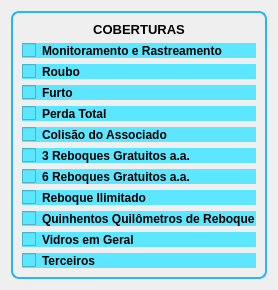
            <widget class="QFrame" name="frame_coverages_outside">
             <property name="minimumSize">
              <size>
               <width>150</width>
               <height>0</height>
              </size>
             </property>
             <property name="maximumSize">
              <size>
               <width>300</width>
               <height>16777215</height>
              </size>
             </property>
             <property name="styleSheet">
              <string notr="true">background-image: url(./background-blue-1715x980.jpg);
border-radius: 8px;</string>
             </property>
             <property name="frameShape">
              <enum>QFrame::StyledPanel</enum>
             </property>
             <property name="frameShadow">
              <enum>QFrame::Raised</enum>
             </property>
             <layout class="QVBoxLayout" name="verticalLayout_4">
              <item>
               <widget class="QFrame" name="frame_coverages_inside">
                <property name="minimumSize">
                 <size>
                  <width>50</width>
                  <height>50</height>
                 </size>
                </property>
                <property name="styleSheet">
                 <string notr="true">QFrame{
	border: 2px solid rgb(36, 183, 253);
	border-radius: 8px;
}</string>
                </property>
                <property name="frameShape">
                 <enum>QFrame::StyledPanel</enum>
                </property>
                <property name="frameShadow">
                 <enum>QFrame::Raised</enum>
                </property>
                <layout class="QVBoxLayout" name="verticalLayout">
                 <item>
                  <widget class="QLabel" name="label_coverage">
                   <property name="minimumSize">
                    <size>
                     <width>0</width>
                     <height>0</height>
                    </size>
                   </property>
                   <property name="maximumSize">
                    <size>
                     <width>16777215</width>
                     <height>20</height>
                    </size>
                   </property>
                   <property name="font">
                    <font>
                     <family>Segoe UI</family>
                     <pointsize>10</pointsize>
                     <weight>75</weight>
                     <bold>true</bold>
                    </font>
                   </property>
                   <property name="styleSheet">
                    <string notr="true">border: no-border</string>
                   </property>
                   <property name="text">
                    <string>COBERTURAS</string>
                   </property>
                   <property name="alignment">
                    <set>Qt::AlignCenter</set>
                   </property>
                  </widget>
                 </item>
                 <item>
                  <widget class="QCheckBox" name="checkBox_monitoring">
                   <property name="font">
                    <font>
                     <family>Segoe UI</family>
                     <weight>75</weight>
                     <bold>true</bold>
                    </font>
                   </property>
                   <property name="styleSheet">
                    <string notr="true">QCheckBox{
	background-color: rgb(92, 230, 255);
}
QCheckBox:hover{
	color: rgb(0, 0, 255);
}</string>
                   </property>
                   <property name="text">
                    <string>Monitoramento e Rastreamento</string>
                   </property>
                  </widget>
                 </item>
                 <item>
                  <widget class="QCheckBox" name="checkBox_robbery">
                   <property name="font">
                    <font>
                     <family>Segoe UI</family>
                     <weight>75</weight>
                     <bold>true</bold>
                    </font>
                   </property>
                   <property name="styleSheet">
                    <string notr="true">QCheckBox{
	background-color: rgb(92, 230, 255);
}
QCheckBox:hover{
	color: rgb(0, 0, 255);
}</string>
                   </property>
                   <property name="text">
                    <string>Roubo</string>
                   </property>
                  </widget>
                 </item>
                 <item>
                  <widget class="QCheckBox" name="checkBox_theft">
                   <property name="font">
                    <font>
                     <family>Segoe UI</family>
                     <weight>75</weight>
                     <bold>true</bold>
                    </font>
                   </property>
                   <property name="styleSheet">
                    <string notr="true">QCheckBox{
	background-color: rgb(92, 230, 255);
}
QCheckBox:hover{
	color: rgb(0, 0, 255);
}</string>
                   </property>
                   <property name="text">
                    <string>Furto</string>
                   </property>
                  </widget>
                 </item>
                 <item>
                  <widget class="QCheckBox" name="checkBox_pt">
                   <property name="font">
                    <font>
                     <family>Segoe UI</family>
                     <weight>75</weight>
                     <bold>true</bold>
                    </font>
                   </property>
                   <property name="styleSheet">
                    <string notr="true">QCheckBox{
	background-color: rgb(92, 230, 255);
}
QCheckBox:hover{
	color: rgb(0, 0, 255);
}</string>
                   </property>
                   <property name="text">
                    <string>Perda Total</string>
                   </property>
                  </widget>
                 </item>
                 <item>
                  <widget class="QCheckBox" name="checkBox_collision">
                   <property name="font">
                    <font>
                     <family>Segoe UI</family>
                     <weight>75</weight>
                     <bold>true</bold>
                    </font>
                   </property>
                   <property name="styleSheet">
                    <string notr="true">QCheckBox{
	background-color: rgb(92, 230, 255);
}
QCheckBox:hover{
	color: rgb(0, 0, 255);
}</string>
                   </property>
                   <property name="text">
                    <string>Colisão do Associado</string>
                   </property>
                  </widget>
                 </item>
                 <item>
                  <widget class="QCheckBox" name="checkBox_winch3">
                   <property name="font">
                    <font>
                     <family>Segoe UI</family>
                     <weight>75</weight>
                     <bold>true</bold>
                    </font>
                   </property>
                   <property name="styleSheet">
                    <string notr="true">QCheckBox{
	background-color: rgb(92, 230, 255);
}
QCheckBox:hover{
	color: rgb(0, 0, 255);
}</string>
                   </property>
                   <property name="text">
                    <string>3 Reboques Gratuitos a.a.</string>
                   </property>
                  </widget>
                 </item>
                 <item>
                  <widget class="QCheckBox" name="checkBox_winch6">
                   <property name="font">
                    <font>
                     <family>Segoe UI</family>
                     <weight>75</weight>
                     <bold>true</bold>
                    </font>
                   </property>
                   <property name="styleSheet">
                    <string notr="true">QCheckBox{
	background-color: rgb(92, 230, 255);
}
QCheckBox:hover{
	color: rgb(0, 0, 255);
}</string>
                   </property>
                   <property name="text">
                    <string>6 Reboques Gratuitos a.a.</string>
                   </property>
                  </widget>
                 </item>
                 <item>
                  <widget class="QCheckBox" name="checkBox_unlimited_winch">
                   <property name="font">
                    <font>
                     <family>Segoe UI</family>
                     <weight>75</weight>
                     <bold>true</bold>
                    </font>
                   </property>
                   <property name="styleSheet">
                    <string notr="true">QCheckBox{
	background-color: rgb(92, 230, 255);
}
QCheckBox:hover{
	color: rgb(0, 0, 255);
}</string>
                   </property>
                   <property name="text">
                    <string>Reboque Ilimitado</string>
                   </property>
                  </widget>
                 </item>
                 <item>
                  <widget class="QCheckBox" name="checkBox_winch500">
                   <property name="font">
                    <font>
                     <family>Segoe UI</family>
                     <weight>75</weight>
                     <bold>true</bold>
                    </font>
                   </property>
                   <property name="styleSheet">
                    <string notr="true">QCheckBox{
	background-color: rgb(92, 230, 255);
}
QCheckBox:hover{
	color: rgb(0, 0, 255);
}</string>
                   </property>
                   <property name="text">
                    <string>Quinhentos Quilômetros de Reboque</string>
                   </property>
                  </widget>
                 </item>
                 <item>
                  <widget class="QCheckBox" name="checkBox_glasses">
                   <property name="font">
                    <font>
                     <family>Segoe UI</family>
                     <weight>75</weight>
                     <bold>true</bold>
                    </font>
                   </property>
                   <property name="styleSheet">
                    <string notr="true">QCheckBox{
	background-color: rgb(92, 230, 255);
}
QCheckBox:hover{
	color: rgb(0, 0, 255);
}</string>
                   </property>
                   <property name="text">
                    <string>Vidros em Geral</string>
                   </property>
                  </widget>
                 </item>
                 <item>
                  <widget class="QCheckBox" name="checkBox_others">
                   <property name="font">
                    <font>
                     <family>Segoe UI</family>
                     <weight>75</weight>
                     <bold>true</bold>
                    </font>
                   </property>
                   <property name="styleSheet">
                    <string notr="true">QCheckBox{
	background-color: rgb(92, 230, 255);
}
QCheckBox:hover{
	color: rgb(0, 0, 255);
}</string>
                   </property>
                   <property name="text">
                    <string>Terceiros</string>
                   </property>
                  </widget>
                 </item>
                </layout>
               </widget>
              </item>
             </layout>
            </widget>
